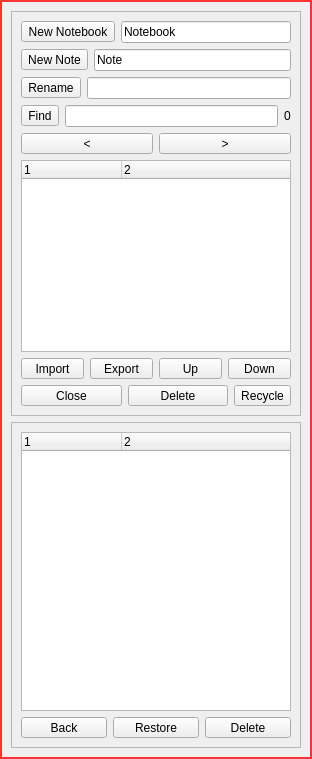
<?xml version="1.0" encoding="UTF-8"?>
<ui version="4.0">
 <class>dlgNotesList</class>
 <widget class="QDialog" name="dlgNotesList">
  <property name="geometry">
   <rect>
    <x>0</x>
    <y>0</y>
    <width>312</width>
    <height>759</height>
   </rect>
  </property>
  <property name="windowTitle">
   <string>Dialog</string>
  </property>
  <property name="styleSheet">
   <string notr="true">QDialog{	
	/*background-color: rgb(255, 25, 25);*/	
	/*border-image:url(:/res/b.png);	*/
	border-style:solid;						
	border-width:2px;						
	border-color:rgb(251, 51, 51);		

}</string>
  </property>
  <layout class="QVBoxLayout" name="verticalLayout_3">
   <item>
    <widget class="QFrame" name="frame0">
     <property name="frameShape">
      <enum>QFrame::StyledPanel</enum>
     </property>
     <property name="frameShadow">
      <enum>QFrame::Raised</enum>
     </property>
     <layout class="QVBoxLayout" name="verticalLayout">
      <item>
       <layout class="QHBoxLayout" name="horizontalLayout_2">
        <item>
         <widget class="QToolButton" name="btnNewNoteBook">
          <property name="sizePolicy">
           <sizepolicy hsizetype="Preferred" vsizetype="Fixed">
            <horstretch>0</horstretch>
            <verstretch>0</verstretch>
           </sizepolicy>
          </property>
          <property name="toolTip">
           <string>Ctrl + B</string>
          </property>
          <property name="text">
           <string>New Notebook</string>
          </property>
          <property name="shortcut">
           <string>Ctrl+B</string>
          </property>
         </widget>
        </item>
        <item>
         <widget class="QLineEdit" name="editBook">
          <property name="text">
           <string>Notebook</string>
          </property>
          <property name="clearButtonEnabled">
           <bool>false</bool>
          </property>
         </widget>
        </item>
       </layout>
      </item>
      <item>
       <layout class="QHBoxLayout" name="horizontalLayout_3">
        <item>
         <widget class="QToolButton" name="btnNewNote">
          <property name="sizePolicy">
           <sizepolicy hsizetype="Preferred" vsizetype="Fixed">
            <horstretch>0</horstretch>
            <verstretch>0</verstretch>
           </sizepolicy>
          </property>
          <property name="toolTip">
           <string>Ctrl + N</string>
          </property>
          <property name="text">
           <string>New Note</string>
          </property>
          <property name="shortcut">
           <string>Ctrl+N</string>
          </property>
         </widget>
        </item>
        <item>
         <widget class="QLineEdit" name="editNote">
          <property name="text">
           <string>Note</string>
          </property>
          <property name="clearButtonEnabled">
           <bool>false</bool>
          </property>
         </widget>
        </item>
       </layout>
      </item>
      <item>
       <layout class="QHBoxLayout" name="horizontalLayout_4">
        <item>
         <widget class="QToolButton" name="btnRename">
          <property name="sizePolicy">
           <sizepolicy hsizetype="Preferred" vsizetype="Fixed">
            <horstretch>0</horstretch>
            <verstretch>0</verstretch>
           </sizepolicy>
          </property>
          <property name="toolTip">
           <string>Ctrl + R</string>
          </property>
          <property name="text">
           <string>Rename</string>
          </property>
          <property name="shortcut">
           <string>Ctrl+R</string>
          </property>
         </widget>
        </item>
        <item>
         <widget class="QLineEdit" name="editName">
          <property name="clearButtonEnabled">
           <bool>false</bool>
          </property>
         </widget>
        </item>
       </layout>
      </item>
      <item>
       <layout class="QHBoxLayout" name="horizontalLayout_7">
        <item>
         <widget class="QToolButton" name="btnFind">
          <property name="toolTip">
           <string>Ctrl + F</string>
          </property>
          <property name="text">
           <string>Find</string>
          </property>
          <property name="shortcut">
           <string>Ctrl+F</string>
          </property>
         </widget>
        </item>
        <item>
         <widget class="QLineEdit" name="editFind">
          <property name="clearButtonEnabled">
           <bool>false</bool>
          </property>
         </widget>
        </item>
        <item>
         <widget class="QLabel" name="lblCount">
          <property name="text">
           <string>0</string>
          </property>
         </widget>
        </item>
       </layout>
      </item>
      <item>
       <layout class="QHBoxLayout" name="horizontalLayout_8">
        <item>
         <widget class="QToolButton" name="btnPrev">
          <property name="sizePolicy">
           <sizepolicy hsizetype="Preferred" vsizetype="Fixed">
            <horstretch>0</horstretch>
            <verstretch>0</verstretch>
           </sizepolicy>
          </property>
          <property name="text">
           <string>&lt;</string>
          </property>
          <property name="shortcut">
           <string>Shift+Return</string>
          </property>
         </widget>
        </item>
        <item>
         <widget class="QToolButton" name="btnNext">
          <property name="sizePolicy">
           <sizepolicy hsizetype="Preferred" vsizetype="Fixed">
            <horstretch>0</horstretch>
            <verstretch>0</verstretch>
           </sizepolicy>
          </property>
          <property name="text">
           <string>&gt;</string>
          </property>
          <property name="shortcut">
           <string/>
          </property>
         </widget>
        </item>
       </layout>
      </item>
      <item>
       <widget class="QTreeWidget" name="treeWidget">
        <column>
         <property name="text">
          <string notr="true">1</string>
         </property>
        </column>
        <column>
         <property name="text">
          <string>2</string>
         </property>
        </column>
       </widget>
      </item>
      <item>
       <layout class="QHBoxLayout" name="horizontalLayout_5">
        <item>
         <widget class="QToolButton" name="btnImport">
          <property name="sizePolicy">
           <sizepolicy hsizetype="Preferred" vsizetype="Fixed">
            <horstretch>0</horstretch>
            <verstretch>0</verstretch>
           </sizepolicy>
          </property>
          <property name="text">
           <string>Import</string>
          </property>
         </widget>
        </item>
        <item>
         <widget class="QToolButton" name="btnExport">
          <property name="sizePolicy">
           <sizepolicy hsizetype="Preferred" vsizetype="Fixed">
            <horstretch>0</horstretch>
            <verstretch>0</verstretch>
           </sizepolicy>
          </property>
          <property name="text">
           <string>Export</string>
          </property>
         </widget>
        </item>
        <item>
         <widget class="QToolButton" name="btnUp">
          <property name="sizePolicy">
           <sizepolicy hsizetype="Preferred" vsizetype="Fixed">
            <horstretch>0</horstretch>
            <verstretch>0</verstretch>
           </sizepolicy>
          </property>
          <property name="text">
           <string>Up</string>
          </property>
         </widget>
        </item>
        <item>
         <widget class="QToolButton" name="btnDown">
          <property name="sizePolicy">
           <sizepolicy hsizetype="Preferred" vsizetype="Fixed">
            <horstretch>0</horstretch>
            <verstretch>0</verstretch>
           </sizepolicy>
          </property>
          <property name="text">
           <string>Down</string>
          </property>
         </widget>
        </item>
       </layout>
      </item>
      <item>
       <layout class="QHBoxLayout" name="horizontalLayout">
        <item>
         <widget class="QToolButton" name="btnClose">
          <property name="sizePolicy">
           <sizepolicy hsizetype="Preferred" vsizetype="Fixed">
            <horstretch>0</horstretch>
            <verstretch>0</verstretch>
           </sizepolicy>
          </property>
          <property name="text">
           <string>Close</string>
          </property>
          <property name="shortcut">
           <string>Esc</string>
          </property>
         </widget>
        </item>
        <item>
         <widget class="QToolButton" name="btnDel">
          <property name="sizePolicy">
           <sizepolicy hsizetype="Preferred" vsizetype="Fixed">
            <horstretch>0</horstretch>
            <verstretch>0</verstretch>
           </sizepolicy>
          </property>
          <property name="text">
           <string>Delete</string>
          </property>
         </widget>
        </item>
        <item>
         <widget class="QToolButton" name="btnRecycle">
          <property name="text">
           <string>Recycle</string>
          </property>
         </widget>
        </item>
       </layout>
      </item>
     </layout>
    </widget>
   </item>
   <item>
    <widget class="QFrame" name="frame1">
     <property name="frameShape">
      <enum>QFrame::StyledPanel</enum>
     </property>
     <property name="frameShadow">
      <enum>QFrame::Raised</enum>
     </property>
     <layout class="QVBoxLayout" name="verticalLayout_2">
      <item>
       <widget class="QTreeWidget" name="treeWidgetRecycle">
        <column>
         <property name="text">
          <string>1</string>
         </property>
        </column>
        <column>
         <property name="text">
          <string>2</string>
         </property>
        </column>
       </widget>
      </item>
      <item>
       <layout class="QHBoxLayout" name="horizontalLayout_6">
        <item>
         <widget class="QToolButton" name="btnBack">
          <property name="sizePolicy">
           <sizepolicy hsizetype="Preferred" vsizetype="Fixed">
            <horstretch>0</horstretch>
            <verstretch>0</verstretch>
           </sizepolicy>
          </property>
          <property name="text">
           <string>Back</string>
          </property>
          <property name="shortcut">
           <string>Esc</string>
          </property>
         </widget>
        </item>
        <item>
         <widget class="QToolButton" name="btnRestore">
          <property name="sizePolicy">
           <sizepolicy hsizetype="Preferred" vsizetype="Fixed">
            <horstretch>0</horstretch>
            <verstretch>0</verstretch>
           </sizepolicy>
          </property>
          <property name="text">
           <string>Restore</string>
          </property>
         </widget>
        </item>
        <item>
         <widget class="QToolButton" name="btnDel_Recycle">
          <property name="sizePolicy">
           <sizepolicy hsizetype="Preferred" vsizetype="Fixed">
            <horstretch>0</horstretch>
            <verstretch>0</verstretch>
           </sizepolicy>
          </property>
          <property name="text">
           <string>Delete</string>
          </property>
         </widget>
        </item>
       </layout>
      </item>
     </layout>
    </widget>
   </item>
  </layout>
 </widget>
 <resources/>
 <connections/>
</ui>
